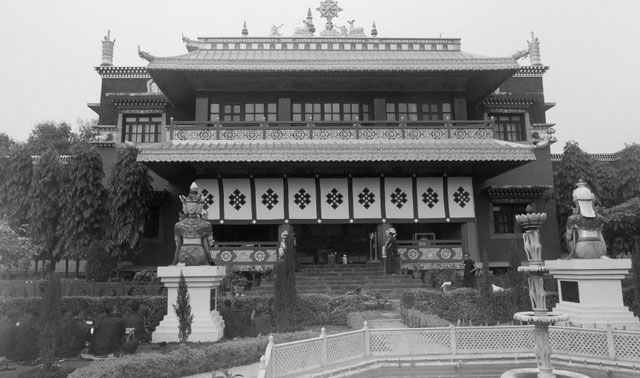
#> input picture 7_Frecuency_domian_filters/Filtro_Butterworth(Alto)/edificio_china.jpg, 640 x 378 px
$ python filtro_butterworth_alto.py
#> lines starting #> are read from the running program, lines starting #| are printed output that depends on the picture
#> further down, A is the input picture: shape (378, 640, 3); min 1, max 254, mean 123.5

import imageio#Imagenes
import matplotlib.pyplot as plt#Graficos
import numpy as np#Libreria matematica

"""
Replica el cuadrante superior izquierdo de la matriz mk
en todos los demas

Entrada:
    mk: Matriz de cualquier tamaño
Salida:
    mk: Matriz con las cuatro cuadrantes iguales
"""
def completar_mascara(mk):
    m=mk.shape[0]
    n=mk.shape[1]
    #Recorrido del cuadrante superior izquierdo
    #para ser replicado en los demas cuadrantes
    for i in range(int(m/2)):
        for j in range(int(n/2)):
            mk[m-i-1,n-j-1]=mk[i,j]
            mk[m-i-1,j]=mk[i,j]
            mk[i,n-j-1]=mk[i,j]
    return mk

"""
Filtro Gaussiano paso altos
Aplicado haciendo uso de la transformada de fourier
disponible en numpy.
Entrada:
    nombre_imagen:Imagen a la que se aplicara el filtro
#Salida:
    A_t:Imagen filtrada
    F_B:Mascara aplicada
    F_C:Resultado en el dominio de la frecuencia del filtrado
"""
def f_butterworth_alto(nombre_imagen):
#> called with nombre_imagen = 'edificio_china.jpg'
    A = imageio.imread(nombre_imagen)
    #Calculo de la tranformada inversa de fourier
    F_A = np.fft.fftshift(np.fft.fft2(A[:,:,1]))
    #Calculo de la mascara
    m = A.shape[0]
#> m = 378
    n= A.shape[1]
#> n = 640
    D1=np.zeros([m,n])
    D0=10 #Frecuencia de corte
    orden=1 #Orden del filtro
    F_B=np.zeros([m,n])
    for u in range(m):
        for v in range(n):
            #Calculo de la distancia
            D_uv=np.sqrt(u**2+v**2)
            #Calculo de la mascara del filtro
            F_B[u,v]=1/(1+(D0/(1+D_uv)**(2*orden)))#Suma de 1 para evitar divison por cero
    #Completacion de la mascara del filtro
    F_B=completar_mascara(F_B)
#> after the loop in completar_mascara, `for i in range(int(m/2)):`:
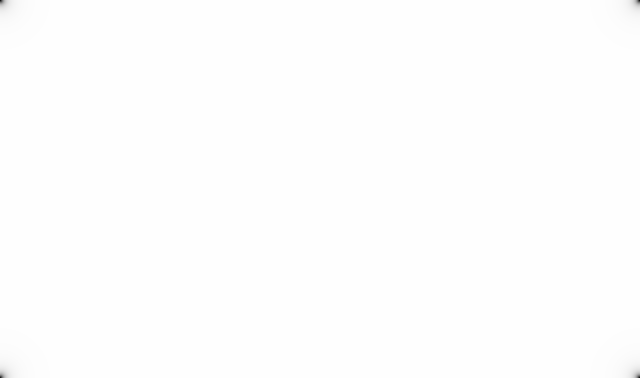
#> mk: shape (378, 640) float64; min 0.0909, max 1, mean 0.999
    F_B=np.fft.fftshift(F_B)

    #Aplicacion del filtro por medio del teorema de convolucion
    # en la dominio de la frecuencia
    F_C=F_A*F_B

    #fftshift a la matriz resultante
    F_C=np.fft.fftshift(F_C)
    #Reconstrunccion de la imagen aplicando tranfroda inversa
    A_t=np.fft.ifft2(F_C)

    return A_t, F_B, F_C


img = "edificio_china.jpg"
A = imageio.imread(img)
B, M, RC  = f_butterworth_alto(img)
plt.figure()
#Imagen original
plt.subplot(221),plt.title("Imagen original")
plt.imshow(A, cmap='gray')
#Mascara 2
plt.subplot(222),plt.title("Mascara filtro butterworth paso-alto")
plt.imshow(np.log(1 + np.abs(M)), cmap='gray')
#Resultado de la convolucion
#Se aplica un shift para mostrar mejor el resultado
plt.subplot(223),plt.title("Resultado de la convolucion")
plt.imshow(np.log(1 + np.abs(np.fft.fftshift(RC))), cmap='gray')
#Imagen con fft2 inversa
plt.subplot(224),plt.title("Imagen transformada inversa")
plt.imshow(np.uint8(np.abs(B)), cmap='gray')
plt.show()
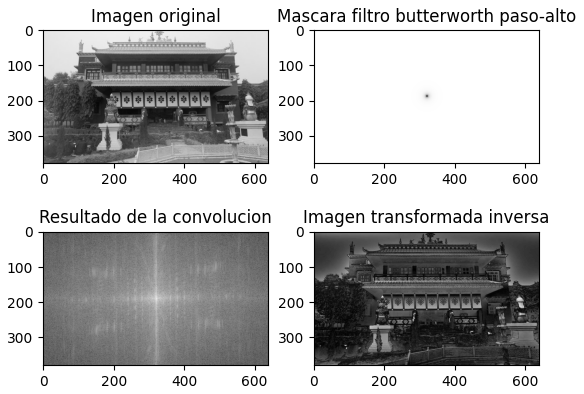
#> figure drawn by matplotlib, 4 panels
